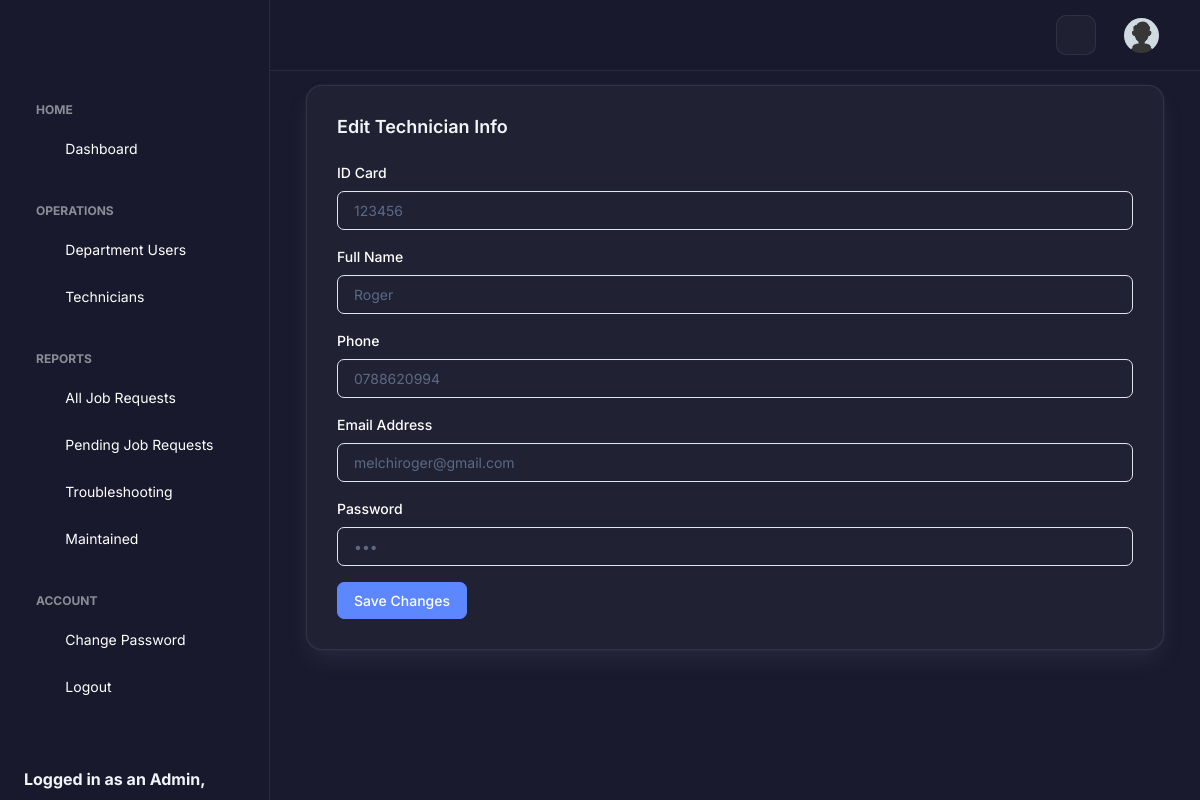
Screenshot of /run/edit-user?id=1 (signed in) with the database file from the repository.
### tables this page shows
CREATE TABLE `users` (
  `id` int(11) NOT NULL,
  `idcard` varchar(100) NOT NULL,
  `fullname` varchar(100) NOT NULL,
  `email` varchar(100) NOT NULL,
  `phone` varchar(100) NOT NULL,
  `password` varchar(100) NOT NULL,
  `deleted` int(1) NOT NULL DEFAULT 0
);

### run/edit-user.php (the view, shortened to what this page needs)
<!doctype html>
<html lang="en">
<head>
  <link rel="stylesheet" href="../assets/css/styles.min.css" />
    <link rel="stylesheet" href="../assets/css/premium-theme.css" />
</head>
<body>
  <div class="page-wrapper" id="main-wrapper" data-layout="vertical" data-navbarbg="skin6" data-sidebartype="full"
    data-sidebar-position="fixed" data-header-position="fixed">
    <aside class="left-sidebar">
      <div>
        <div class="brand-logo d-flex align-items-center justify-content-between">
        </div>
        <?php include('admin-menu.php'); ?>
      </div>
    </aside>
    <div class="body-wrapper">
      <header class="app-header">
        <nav class="navbar navbar-expand-lg navbar-light">
          <div class="navbar-collapse justify-content-end px-0" id="navbarNav">
            <ul class="navbar-nav flex-row ms-auto align-items-center justify-content-end">
              <li class="nav-item"><button class="theme-toggle-btn" title="Toggle Theme"><i class="ti ti-sun"></i></button></li>
              <li class="nav-item dropdown">
                <a class="nav-link nav-icon-hover" href="javascript:void(0)" id="drop2" data-bs-toggle="dropdown" aria-expanded="false">
                  <img src="../assets/images/profile/user-1.jpg" alt="" width="35" height="35" class="rounded-circle">
                </a>
              </li>
            </ul>
          </div>
        </nav>
      </header>
      <?php
      include('connector.php');
        $query = mysqli_query($connect, "SELECT * FROM users WHERE id = '".$_GET['id']."'");
        $row = mysqli_fetch_array($query);
      ?>
      <div class="container-fluid">
        <div class="container-fluid">
          <div class="card">
            <div class="card-body">
              <h5 class="card-title fw-semibold mb-4">Edit Technician Info</h5>
                  <form method="POST" action="server.php">
                  <div class="mb-3">
                      <label for="exampleInputEmail1" class="form-label">ID Card</label>
                      <input type="text" class="form-control" name="idcard" value="<?php echo $row['idcard']; ?>">
                    </div>
                    <div class="mb-3">
                          <label for="exampleInputEmail1" class="form-label">Full Name</label>
                      <input type="text" class="form-control" name="fullname" value="<?php echo $row['fullname']; ?>">
                    </div>
                    <div class="mb-3">
                      <label for="exampleInputEmail1" class="form-label">Phone</label>
                      <input type="text" class="form-control" name="phone" value="<?php echo $row['phone']; ?>">
                    </div>
                    <div class="mb-3">
                      <label for="exampleInputEmail1" class="form-label">Email Address</label>
                      <input type="email" class="form-control" name="email" value="<?php echo $row['email']; ?>">
                    </div>
                    <div class="mb-3">
                      <label for="exampleInputEmail1" class="form-label">Password</label>
                      <input type="password" class="form-control" name="password" value="<?php echo $row['password']; ?>">
                    </div>
                    <button type="submit" class="btn btn-primary" name="editUser">Save Changes</button>
                  </form>
            </div>
          </div>
        </div>
      </div>
    </div>
  </div>
</body>
</html>

### assets/css/premium-theme.css (style rules this page uses)
:root { --primary-color: #3b82f6; --primary-hover: #2563eb; --bg-gradient-1: #1a1a2e; --bg-gradient-2: #16213e; --text-main: #f1f5f9; --text-muted: #94a3b8; --glass-bg: rgba(255, 255, 255, 0.03); --glass-border: rgba(255, 255, 255, 0.08); --input-bg: rgba(26, 26, 46, 0.8); --input-border: rgba(255, 255, 255, 0.1); --card-shadow: 0 25px 50px -12px rgba(0, 0, 0, 0.7); --danger: #ef4444; --success: #10b981; }
body { font-family: 'Inter', sans-serif !important; background-color: var(--bg-gradient-1); color: var(--text-main); min-height: 100vh; margin: 0; }
.form-label { color: #ffffff; font-weight: 500; margin-bottom: 0.5rem; display: block; }
.body-wrapper { background: transparent !important; }
.left-sidebar { background: rgba(26, 26, 46, 0.9) !important; backdrop-filter: blur(12px); border-right: 1px solid var(--glass-border); }
.app-header { background: rgba(26, 26, 46, 0.9) !important; backdrop-filter: blur(12px); border-bottom: 1px solid var(--glass-border); }
.card { background: var(--glass-bg) !important; border: 1px solid var(--glass-border) !important; color: var(--text-main) !important; border-radius: 16px !important; }
.card-title, .card h1, .card h2, .card h3, .card h4, .card h5, .card h6 { color: var(--text-main) !important; }
.fw-semibold { color: var(--text-main) !important; }
.theme-toggle-btn { background: var(--glass-bg); border: 1px solid var(--glass-border); color: var(--text-main); width: 40px; height: 40px; border-radius: 10px; display: flex; align-items: center; justify-content: center; cursor: pointer; font-size: 1.2rem; transition: all 0.3s ease; margin-right: 12px; }
body, .left-sidebar, .app-header, .card, .table, .sidebar-link, .sidebar-link span, .sidebar-link .hide-menu { transition: background-color 0.3s ease, color 0.3s ease, border-color 0.3s ease; }

### rows the page displays
users: idcard "123456", fullname "Roger", phone "0788620994", email "melchiroger@gmail.com"

### other values shown
$_SESSION['hbUser_Type'] "Admin"
